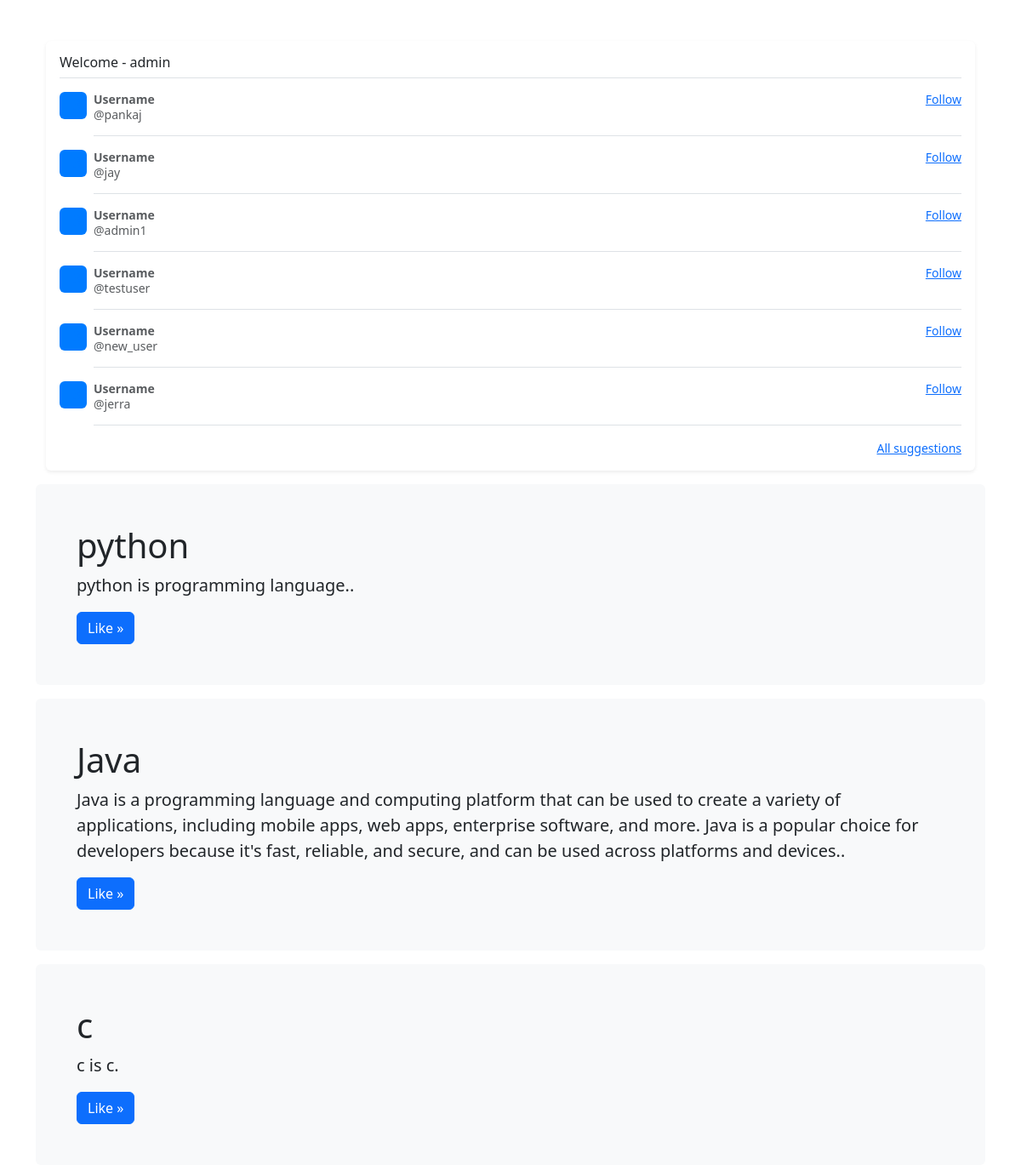
Screenshot of /blog/ (signed in) with the database file from the repository.
### blogapp/models.py (models this page shows, shortened)
class Blog(models.Model):
    author = models.ForeignKey(User, on_delete=models.CASCADE)
    title = models.CharField(max_length=100)
    description = models.TextField()
    like = models.ManyToManyField(User, related_name="sandwiches", blank=True)

### blogapp/views.py (the view)
# urls.py: path("", views.index, name="index"),
def index(request):
    blog = Blog.objects.all()
    id = request.user.id
    users = User.objects.filter(~Q(id=id))
    context = {'Blogs': blog, 'Users': users}
    return render(request, 'index.html', context)

### blogapp/templates/index.html (shortened to what this page needs)
<!DOCTYPE html>
<html lang="en">
<head>
    <link href="https://cdn.jsdelivr.net/npm/bootstrap@5.3.3/dist/css/bootstrap.min.css" rel="stylesheet"
 />
</head>
<body>
    <div class="container mt-5">
        <main class="container">
            <div class="my-3 p-3 bg-body rounded shadow-sm">
                <h6 class="border-bottom pb-2 mb-0">Welcome - {{user.username}}</h6>
                {% for user in Users %}
                <div class="d-flex text-body-secondary pt-3">
                    <svg class="bd-placeholder-img flex-shrink-0 me-2 rounded" width="32" height="32"
                        xmlns="http://www.w3.org/2000/svg" role="img" aria-label="Placeholder: 32x32"
                        preserveAspectRatio="xMidYMid slice" focusable="false">
                        <text x="50%" y="50%" fill="#007bff" dy=".3em">32x32</text>
                    </svg>
                    <div class="pb-3 mb-0 small lh-sm border-bottom w-100">
                        <div class="d-flex justify-content-between">
                            <strong class="text-gray-dark">Username</strong>
                            <a href="#">Follow</a>
                        </div>
                        <span class="d-block">@{{user.username}}</span>
                    </div>
                </div>
                {% endfor %}
                <small class="d-block text-end mt-3">
                    <a href="#">All suggestions</a>
                </small>
            </div>
        </main>
        {% for blog in Blogs %}
        <div class="bg-body-tertiary p-5 rounded mt-3">
            <h1>{{blog.title}}</h1>
            <p class="lead">
                {{blog.description}}.
            </p>
            <a class="btn btn-primary" href="{% url 'like' blog.pk %}" role="button">Like »</a>
        </div>
        {% endfor %}
    </div>
</body>
</html>

### rows the page displays
Blog: title "python", description "python is programming language."
Blog: title "Java", description "Java is a programming language and computing platform that can be used to create a variety of applications, including mobile apps, web apps, enterprise software, and more. Java is a popular choice for developers because it's fast, reliable, and secure, and can be used across platforms and devices."
Blog: title "c", description "c is c"

### other values shown
{{ user.username }} "admin"
{{ user.username }} "pankaj"
{{ user.username }} "jay"
{{ user.username }} "admin1"
{{ user.username }} "testuser"
{{ user.username }} "new_user"
{{ user.username }} "jerra"
